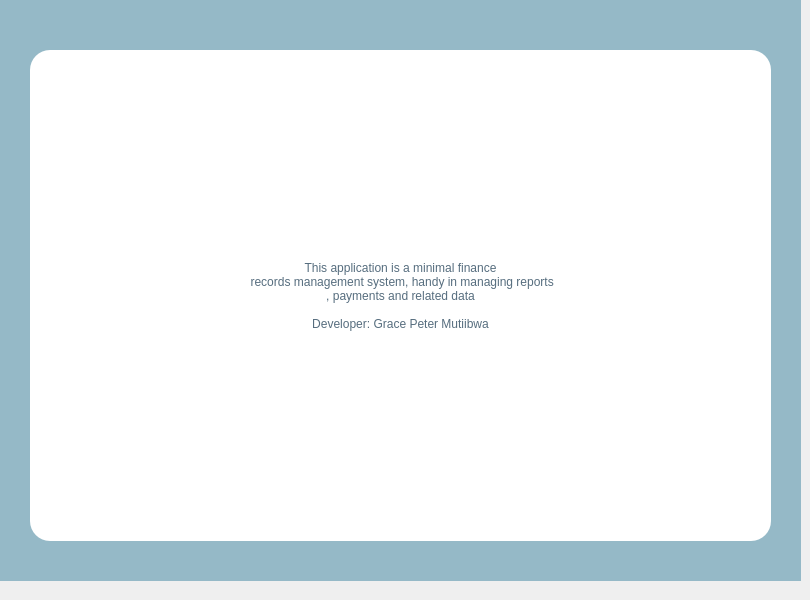
    <widget class="QWidget" name="tab_4">
     <attribute name="title">
      <string>About</string>
     </attribute>
     <widget class="QWidget" name="about_widget" native="true">
      <property name="geometry">
       <rect>
        <x>0</x>
        <y>-10</y>
        <width>801</width>
        <height>591</height>
       </rect>
      </property>
      <property name="styleSheet">
       <string notr="true">QWidget#about_widget{
	background-color: rgb(149, 185, 199);
}</string>
      </property>
      <widget class="QWidget" name="about_details" native="true">
       <property name="geometry">
        <rect>
         <x>30</x>
         <y>60</y>
         <width>741</width>
         <height>491</height>
        </rect>
       </property>
       <property name="styleSheet">
        <string notr="true">QWidget#about_details{
background-color: rgb(255, 255, 255);
border-radius:20px;
}</string>
       </property>
       <widget class="QLabel" name="register_error_label_2">
        <property name="geometry">
         <rect>
          <x>50</x>
          <y>90</y>
          <width>641</width>
          <height>311</height>
         </rect>
        </property>
        <property name="styleSheet">
         <string notr="true">font: 75 15pt &quot;Courier&quot;;
color: rgb(86, 109, 126);</string>
        </property>
        <property name="text">
         <string>This application is a minimal finance
 records management system, handy in managing reports
, payments and related data

Developer: Grace Peter Mutiibwa</string>
        </property>
        <property name="alignment">
         <set>Qt::AlignCenter</set>
        </property>
       </widget>
      </widget>
     </widget>
    </widget>
